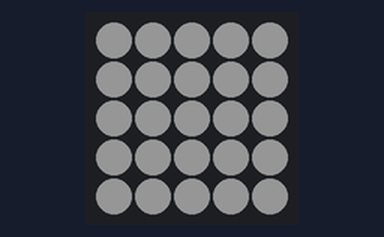
Bench run of a program on a simulated ESP32. Parts: 5×5 RGB LED matrix (first LED top left, wired row by row). Dim RGB values are drawn brighter than linear.

Above: at 0.5 s.
At 1.9 s:
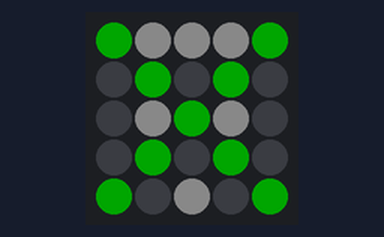
At 3.11 s:
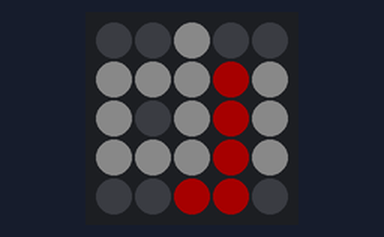
At 4.31 s:
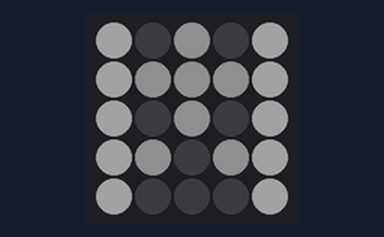
At 9.73 s:
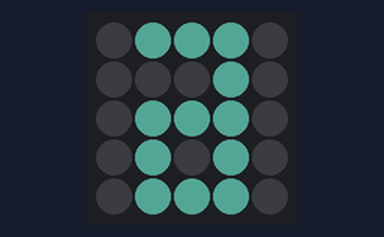
At 15.76 s:
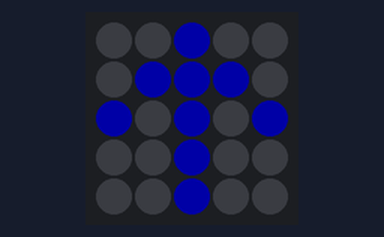

Measured:
- by itself, everything shown: repeats every 14.7 s, in 73 steps

The program:

main.cpp
```cpp
#include "M5Atom.h"
#include "alphabet.h"

Alphabet screen;

void setup()
{
  screen.Init();
  // M5.begin(true, false, true);
  // delay(200);
}

void loop()
{
  screen.Display(Empty,0xffffff);
  delay(200);
  screen.Display(Full,0x888888);
  delay(200);
  screen.Display(Maru,0x00ff00);
  delay(200);
  screen.Display(Batsu,0xff0000),
  delay(200);
  screen.SetColor(0x0000ff);
  screen.Display(Up);
  delay(200);
  screen.Display(Down);
  delay(200);
  screen.Display(Left);
  delay(200);
  screen.Display(Right);
  delay(200);
  screen.Display(WifiFailure);
  delay(200);
  screen.Display(WifiConnecting1);
  delay(200);
  screen.Display(WifiConnecting2);
  delay(200);
  screen.Display(WifiConnecting3);
  delay(200);
  screen.Display(WifiConnected);
  delay(200);
  screen.Display(DjiD);
  delay(200);
  screen.Display(DjiJ);
  delay(200);
  screen.Display(DjiI);
  delay(200);
  screen.Display(Dji);
  delay(200);
  screen.Display(Bluetooth);
  delay(200);
  screen.Display(Ros);
  delay(200);
  screen.Display(MicroRos);
  delay(200);
  screen.Display(TokyoTech);
  delay(200);
  screen.SetColor(0x7272ff);
  screen.Display('A');
  delay(200);
  screen.Display('B');
  delay(200);
  screen.Display('C');
  delay(200);
  screen.Display('D');
  delay(200);
  screen.Display('E');
  delay(200);
  screen.Display('F');
  delay(200);
  screen.Display('G');
  delay(200);
  screen.Display('H');
  delay(200);
  screen.Display('I');
  delay(200);
  screen.Display('J');
  delay(200);
  screen.Display('K');
  delay(200);
  screen.Display('L');
  delay(200);
  screen.Display('M');
  delay(200);
  screen.Display('N');
  delay(200);
  screen.Display('O');
  delay(200);
  screen.Display('P');
  delay(200);
  screen.Display('Q');
  delay(200);
  screen.Display('R');
  delay(200);
  screen.Display('S');
  delay(200);
  screen.Display('T');
  delay(200);
  screen.Display('U');
  delay(200);
  screen.Display('V');
  delay(200);
  screen.Display('W');
  delay(200);
  screen.Display('X');
  delay(200);
  screen.Display('Y');
  delay(200);
  screen.Display('Z');
  delay(200);
  screen.SetColor(0xff7fe4);
  screen.Display('a');
  delay(200);
  screen.Display('b');
  delay(200);
  screen.Display('c');
  delay(200);
  screen.Display('d');
  delay(200);
  screen.Display('e');
  delay(200);
  screen.Display('f');
  delay(200);
  screen.Display('g');
  delay(200);
  screen.Display('h');
  delay(200);
  screen.Display('i');
  delay(200);
  screen.Display('j');
  delay(200);
  screen.Display('k');
  delay(200);
  screen.Display('l');
  delay(200);
  screen.Display('m');
  delay(200);
  screen.Display('n');
  delay(200);
  screen.Display('o');
  delay(200);
  screen.Display('p');
  delay(200);
  screen.Display('q');
  delay(200);
  screen.Display('r');
  delay(200);
  screen.Display('s');
  delay(200);
  screen.Display('t');
  delay(200);
  screen.Display('u');
  delay(200);
  screen.Display('v');
  delay(200);
  screen.Display('w');
  delay(200);
  screen.Display('x');
  delay(200);
  screen.Display('y');
  delay(200);
  screen.Display('z');
  delay(200);
}
```
